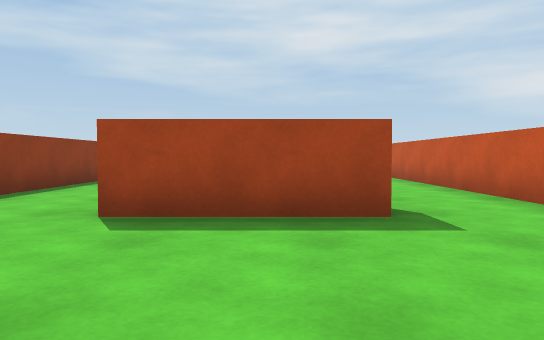
view 1 (above)

12 first-person views from a walk through a Unity game level. The camera is 0.62 m above the floor, tilts 2° down and sees 70° across. The floor is counted in squares, 1 m on a side. Each view is taken from the middle of a square. On the plan, view 1 faces up. The plan holds only what a view shows up to about 10 squares ahead; the rest is blank.

view 2
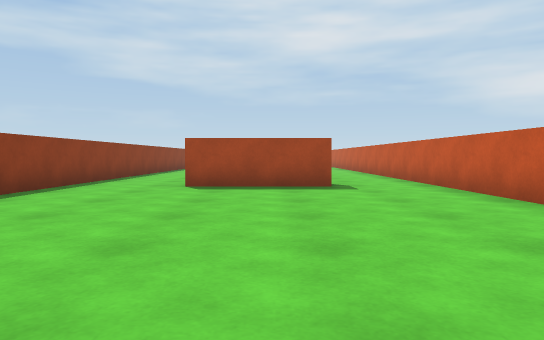

view 3
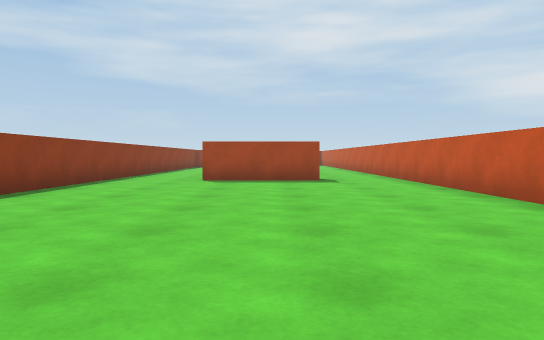

view 4
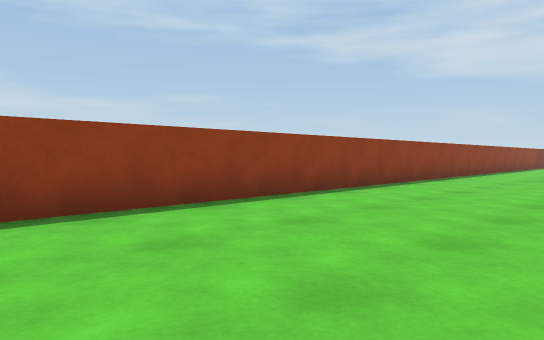

view 5
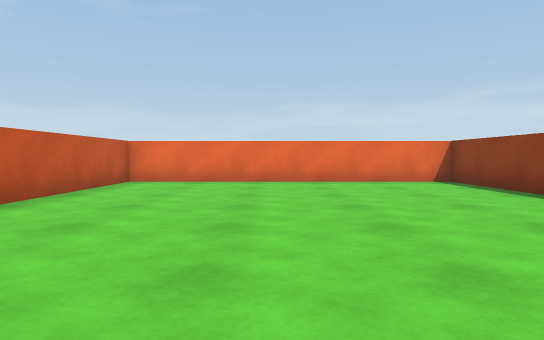

view 6
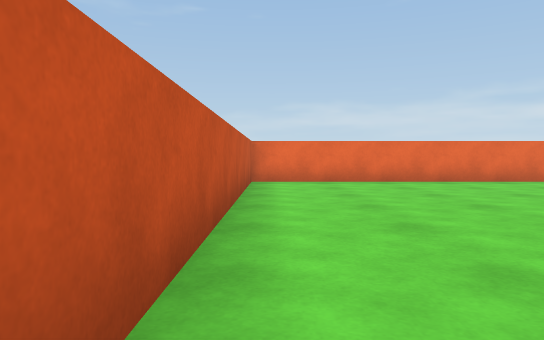

view 7
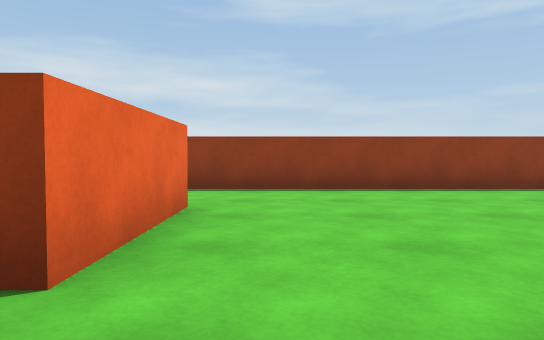

view 8
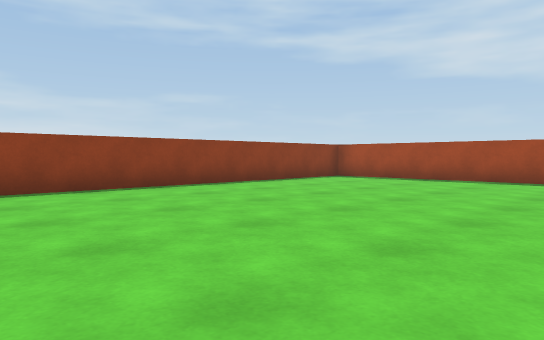

view 9
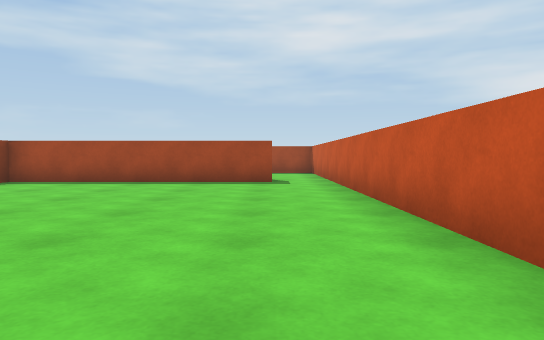

view 10
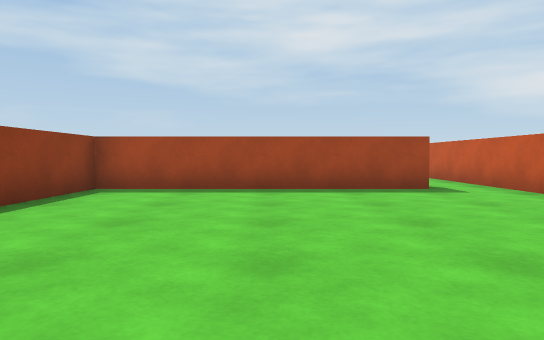

view 11
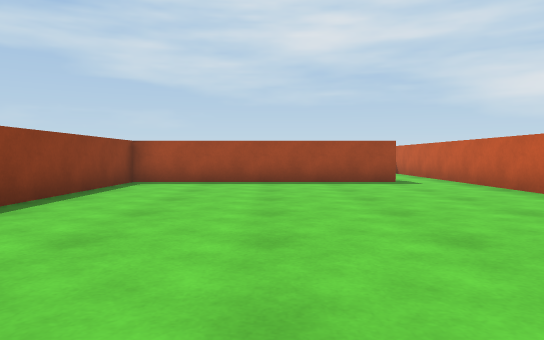

view 12
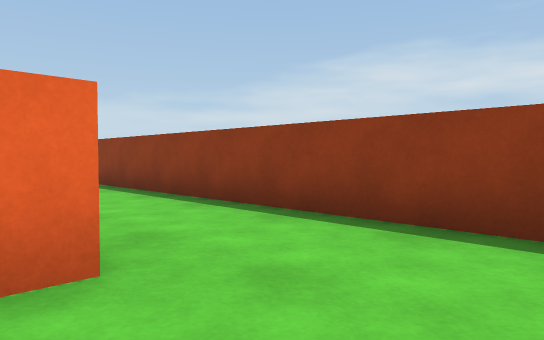

### Floor plan
Ten units are one square. View 1 is at (0, 0); x grows to the right and y downward. Boxes are objects, and circles mark ways between rooms. Rooms are numbered by the first view taken in them; rooms with no view inside come last. Other rooms are left out.
<svg viewBox="-49 -175 89 255">
<path fill="none" stroke="#000" d="M12 -40 -19 -40M-44 -54 -44 75 35 75 35 -55M-19 -50 12 -50M21 -164 -44 -164 -44 -54M35 -55 35 -165"/>
<circle cx="-35" cy="-45" r="3" fill="#2a7"/>
<circle cx="25" cy="-45" r="3" fill="#2a7"/>
<text x="-10" y="10">1</text>
<text x="-10" y="-110">2</text>
</svg>
Room 1 opens to room 2.

Where each view was taken, in squares from view 1:
view 1: 0 up, 0 right, facing up
view 2: 4 down, 0 right, facing up
view 3: 6 down, 0 right, facing up
view 4: 7 down, 0 right, facing up-left
view 5: 2 up, 0 right, facing down
view 6: 2 up, 3 right, facing down
view 7: 6 up, 3 right, facing left
view 8: 6 up, 3 right, facing up-left
view 9: 7 up, 2 right, facing up
view 10: 9 up, 1 left, facing up
view 11: 7 up, 1 left, facing up
view 12: 7 up, 1 left, facing down-left
